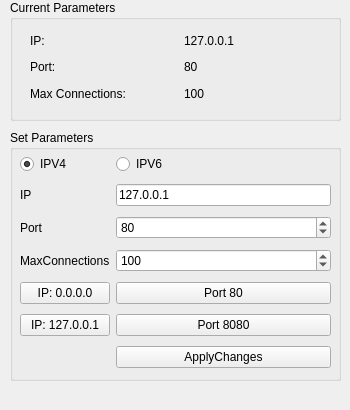
<?xml version="1.0" encoding="UTF-8"?>
<ui version="4.0">
 <class>FormServerPereferences</class>
 <widget class="QWidget" name="FormServerPereferences">
  <property name="geometry">
   <rect>
    <x>0</x>
    <y>0</y>
    <width>350</width>
    <height>410</height>
   </rect>
  </property>
  <property name="windowTitle">
   <string>Address and port</string>
  </property>
  <widget class="QGroupBox" name="groupBox_2">
   <property name="geometry">
    <rect>
     <x>10</x>
     <y>0</y>
     <width>331</width>
     <height>121</height>
    </rect>
   </property>
   <property name="title">
    <string>Current Parameters</string>
   </property>
   <widget class="QWidget" name="gridLayoutWidget_2">
    <property name="geometry">
     <rect>
      <x>20</x>
      <y>30</y>
      <width>301</width>
      <height>74</height>
     </rect>
    </property>
    <layout class="QGridLayout" name="gridLayout_2">
     <item row="1" column="1">
      <widget class="QLabel" name="lb_showport">
       <property name="text">
        <string>80</string>
       </property>
      </widget>
     </item>
     <item row="0" column="0">
      <widget class="QLabel" name="label_3">
       <property name="text">
        <string>IP:</string>
       </property>
      </widget>
     </item>
     <item row="0" column="1">
      <widget class="QLabel" name="lb_showip">
       <property name="text">
        <string>127.0.0.1</string>
       </property>
      </widget>
     </item>
     <item row="1" column="0">
      <widget class="QLabel" name="label_5">
       <property name="text">
        <string>Port:</string>
       </property>
      </widget>
     </item>
     <item row="2" column="0">
      <widget class="QLabel" name="label_6">
       <property name="text">
        <string>Max Connections:</string>
       </property>
      </widget>
     </item>
     <item row="2" column="1">
      <widget class="QLabel" name="lb_show_maxconnections">
       <property name="text">
        <string>100</string>
       </property>
      </widget>
     </item>
    </layout>
   </widget>
  </widget>
  <widget class="QGroupBox" name="groupBox_3">
   <property name="geometry">
    <rect>
     <x>10</x>
     <y>130</y>
     <width>331</width>
     <height>251</height>
    </rect>
   </property>
   <property name="title">
    <string>Set Parameters</string>
   </property>
   <widget class="QWidget" name="gridLayoutWidget">
    <property name="geometry">
     <rect>
      <x>10</x>
      <y>20</y>
      <width>311</width>
      <height>224</height>
     </rect>
    </property>
    <layout class="QGridLayout" name="gridLayout">
     <item row="7" column="1">
      <widget class="QPushButton" name="pb_set_port8080">
       <property name="text">
        <string>Port 8080</string>
       </property>
      </widget>
     </item>
     <item row="6" column="0">
      <widget class="QPushButton" name="pb_set_ip0000">
       <property name="text">
        <string>IP: 0.0.0.0</string>
       </property>
      </widget>
     </item>
     <item row="0" column="0">
      <widget class="QRadioButton" name="rb_v4">
       <property name="text">
        <string>IPV4</string>
       </property>
       <property name="checked">
        <bool>true</bool>
       </property>
      </widget>
     </item>
     <item row="1" column="0">
      <widget class="QLabel" name="label">
       <property name="text">
        <string>IP</string>
       </property>
      </widget>
     </item>
     <item row="0" column="1">
      <widget class="QRadioButton" name="rb_v6">
       <property name="enabled">
        <bool>true</bool>
       </property>
       <property name="text">
        <string>IPV6</string>
       </property>
      </widget>
     </item>
     <item row="1" column="1">
      <widget class="QLineEdit" name="le_ip">
       <property name="text">
        <string>127.0.0.1</string>
       </property>
      </widget>
     </item>
     <item row="6" column="1">
      <widget class="QPushButton" name="pb_set_port80">
       <property name="text">
        <string>Port 80</string>
       </property>
      </widget>
     </item>
     <item row="7" column="0">
      <widget class="QPushButton" name="pb_set_ip1270001">
       <property name="text">
        <string>IP: 127.0.0.1</string>
       </property>
      </widget>
     </item>
     <item row="8" column="1">
      <widget class="QPushButton" name="pushButton">
       <property name="text">
        <string>ApplyChanges</string>
       </property>
      </widget>
     </item>
     <item row="2" column="0">
      <widget class="QLabel" name="label_2">
       <property name="text">
        <string>Port</string>
       </property>
      </widget>
     </item>
     <item row="2" column="1">
      <widget class="QSpinBox" name="sb_port">
       <property name="maximum">
        <number>65535</number>
       </property>
       <property name="value">
        <number>80</number>
       </property>
      </widget>
     </item>
     <item row="3" column="0">
      <widget class="QLabel" name="label_4">
       <property name="text">
        <string>MaxConnections</string>
       </property>
      </widget>
     </item>
     <item row="3" column="1">
      <widget class="QSpinBox" name="sb_max_connections">
       <property name="maximum">
        <number>999999</number>
       </property>
       <property name="value">
        <number>100</number>
       </property>
      </widget>
     </item>
    </layout>
   </widget>
  </widget>
 </widget>
 <resources/>
 <connections/>
</ui>
